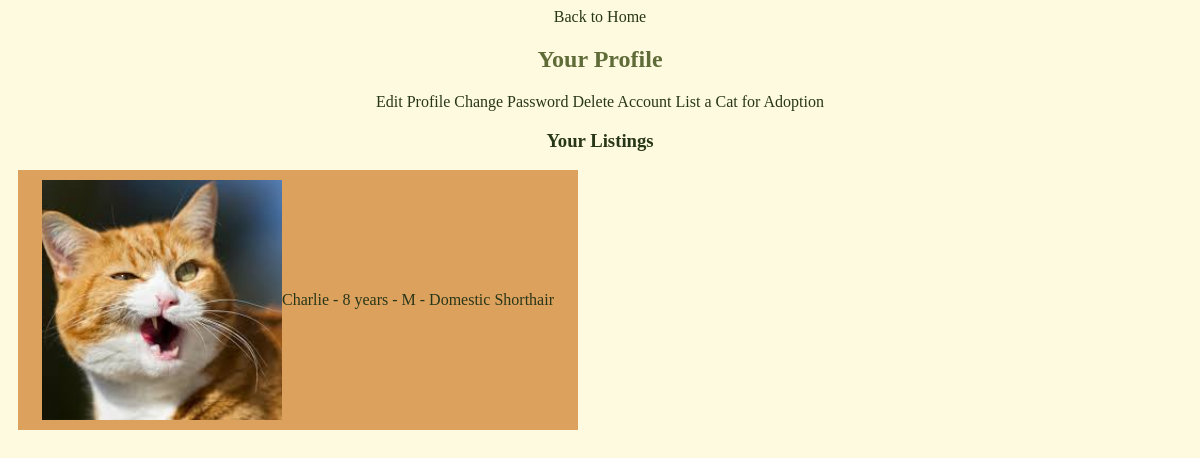
/accounts/profile/ (signed in), run on an earlier commit of the app's database.
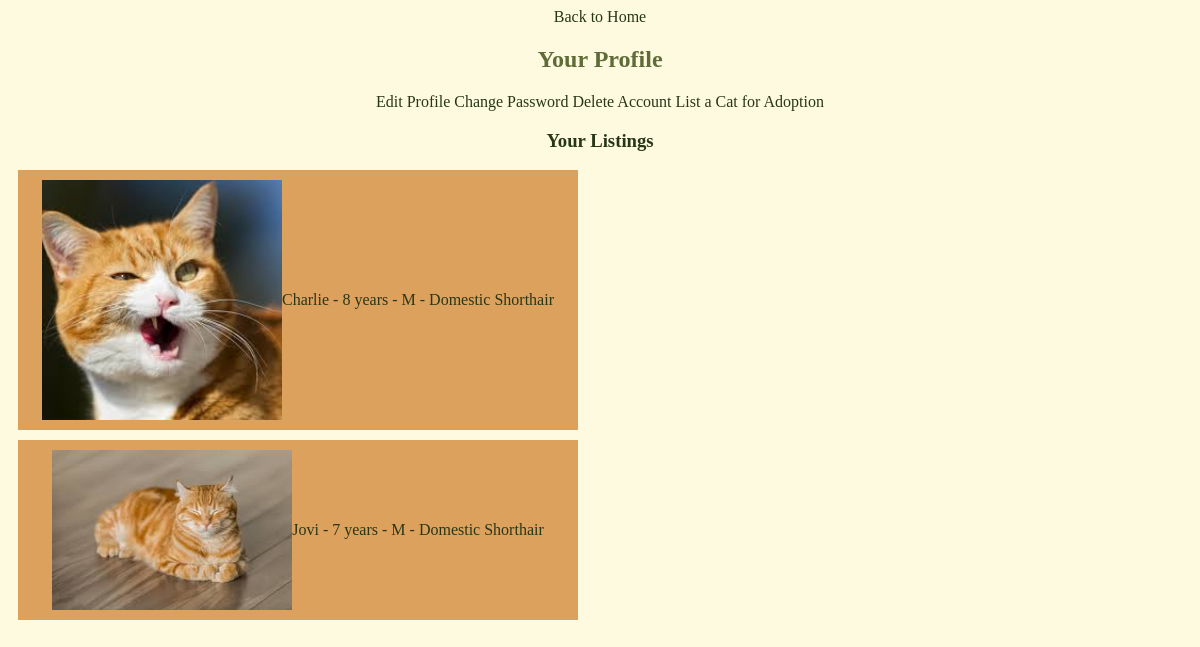
And on a later commit of the database.
### app/models.py (models this page shows)
class Cat(models.Model):
    user = models.ForeignKey(User, on_delete=models.CASCADE)
    name = models.CharField(max_length=100)
    age = models.CharField(max_length=20)
    gender = models.CharField(max_length=1, choices=GENDER)
    breed = models.CharField(max_length=50)
    description = models.TextField()
    price = models.DecimalField(max_digits=5, decimal_places=2)
    image = models.ImageField(upload_to='cat_images/')

### accounts/views.py (the view)
# urls.py: path("profile/", profile_view, name='profile'),
def profile_view(request):
    user = request.user
    active_user = User.objects.get(username=user.username)
    user_cats = Cat.objects.filter(user=active_user)
    context = {"cats": user_cats,
               "user": active_user}
    return render(request, 'profile.html', context)

### app/templatetags/user_tags.py (called while the page is built)
@register.filter(name='has_group')
def has_group(user, group_name):
    if user.is_authenticated:
        return user.groups.filter(name=group_name).exists()
    return False

### app/templates/profile.html (shortened to what this page needs)
{% extends "base.html" %}
{% load user_tags %}
{% block content %}
<a href="{% url 'home' %}">Back to Home</a>
<h2>Your Profile</h2>
<a href="{% url 'edit_profile' %}">Edit Profile</a>
<a href="{% url 'change_password' %}">Change Password</a>
<a href="{% url 'delete_account' %}">Delete Account</a>
{% if request.user|has_group:"Lister" %}
<a href="{% url 'create_listing' %}">List a Cat for Adoption</a>
<h3>Your Listings</h3>
<ul>
    {% for cat in cats %}
        <li>
            <img src="{{ cat.image.url }}">
            <a href="{% url 'cat_details' cat.name %}">
            {{ cat.name }} - {{ cat.age }} - {{ cat.gender }} - {{ cat.breed }}
            </a>
        </li>
    {% endfor %}
</ul>
{% endif %}
{% endblock %}

What changed in the data, as far as the page shows it:
added Cat: image (picture), name "Jovi", age "7 years", gender "M", breed "Domestic Shorthair"
